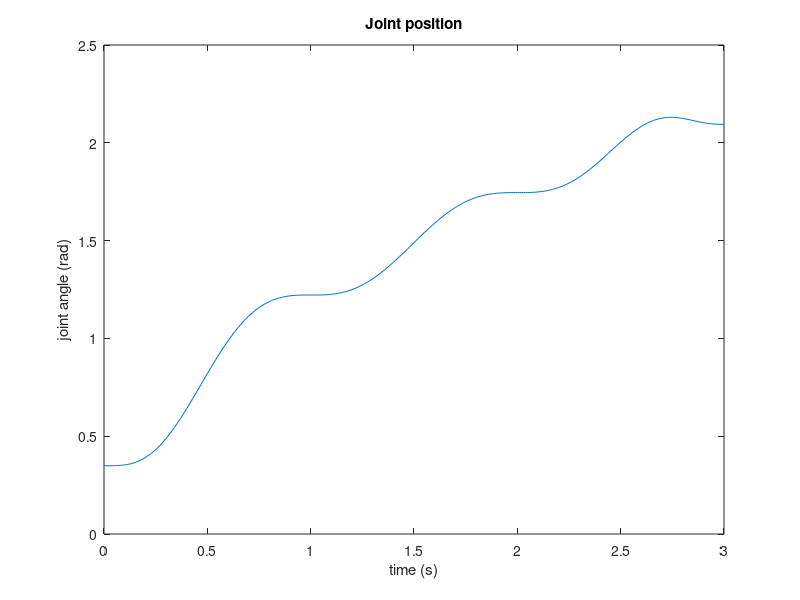
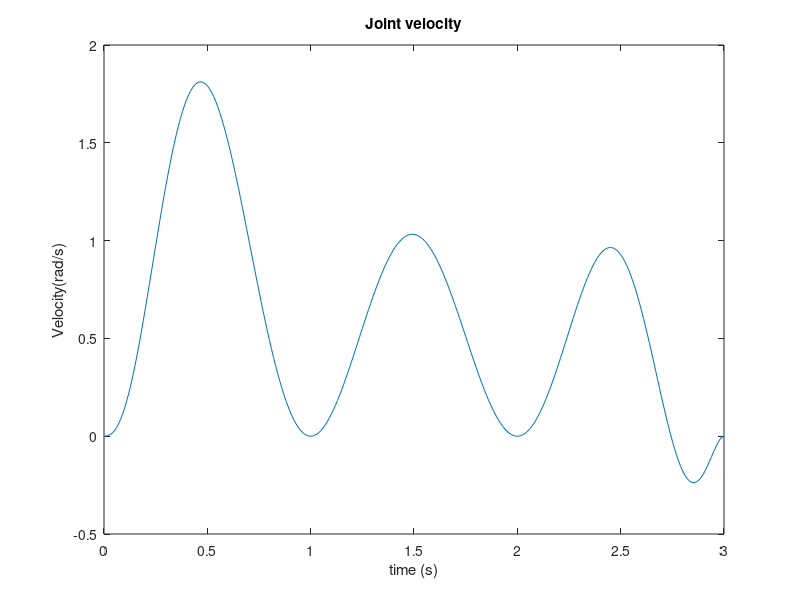
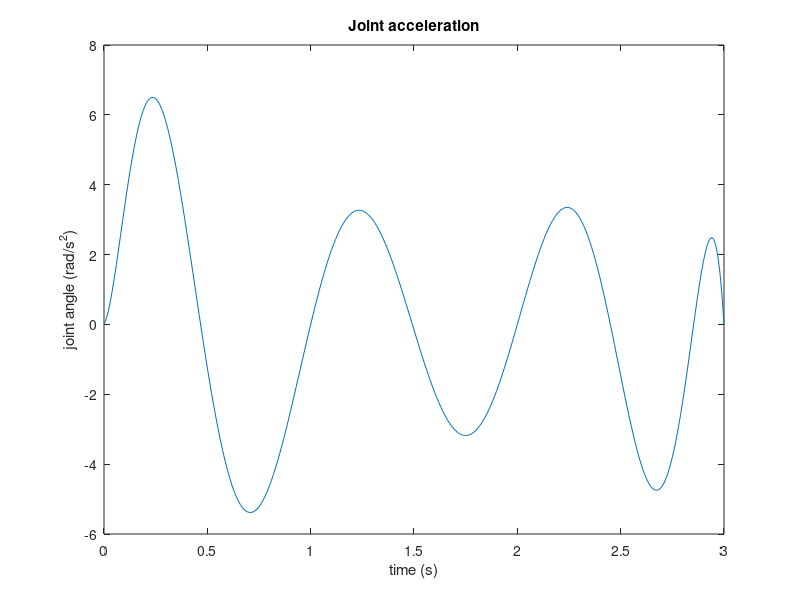

Write the MATLAB code that produced these figures, in order.
%%
% Nathaniel Goldfarb
% RBE501
% HW4


%% Problem 1
% To make a trajectory to get to the three location, three seperate
% polynomals have to be made. 
% 1. q0->q1
% 2. q1->q2
% 3. q2->q3
%
% This problem can be solved using matrix and inverting them
% There are 12 constraints so a 11th order polynomial is need (12-1) = 11
% first the positions are goint to be converted  
format long
p0 = 20*(pi/180);
p1 = 70*(pi/180);
p2 = 100*(pi/180);
p3 = 120*(pi/180);
dt = 1;
t1 = 0;
t2 = t1+dt;
t3 = t2+dt;
t4 = t3+dt;

% set up the matrix
A = [ 1, t1, t1^2, t1^3, t1^4, t1^5, t1^6, t1^7,t1^8,t1^9, t1^10,t1^11;...
      0,  1, 2*t1, 3*t1^2, 4*t1^3, 5*t1^4, 6*t1^5, 7*t1^6, 8*t1^7, 9*t1^8, 10*t1^9,11*t1^10;...
      0,  0, 2, 6*t1, 12*t1^2, 20*t1^3, 30*t1^4, 42*t1^5, 56*t1^6, 72*t1^7, 90*t1^8,110*t1^9;...
     
      1, t2, t2^2, t2^3, t2^4, t2^5, t2^6, t2^7,t2^8,t2^9, t2^10,t2^11;...
      0,  1, 2*t2, 3*t2^2, 4*t2^3, 5*t2^4, 6*t2^5, 7*t2^6, 8*t2^7, 9*t2^8, 10*t2^9,11*t2^10;...
      0,  0, 2, 6*t2, 12*t2^2, 20*t2^3, 30*t2^4, 42*t2^5, 56*t2^6, 72*t2^7, 90*t2^8,110*t2^9;...
      
      1, t3, t3^2, t3^3, t3^4, t3^5, t3^6, t3^7,t3^8,t3^9, t3^10,t3^11;...
      0,  1, 2*t3, 3*t3^2, 4*t3^3, 5*t3^4, 6*t3^5, 7*t3^6, 8*t3^7, 9*t3^8, 10*t3^9,11*t3^10;...
      0,  0, 2, 6*t3, 12*t3^2, 20*t3^3, 30*t3^4, 42*t3^5, 56*t3^6, 72*t3^7, 90*t3^8,110*t3^9;...
      
      1, t4, t4^2, t4^3, t4^4, t4^5, t4^6, t4^7,t4^8,t4^9, t4^10,t4^11;...
      0,  1, 2*t4, 3*t4^2, 4*t4^3, 5*t4^4, 6*t4^5, 7*t4^6, 8*t4^7, 9*t4^8, 10*t4^9,11*t4^10;...
      0,  0, 2, 6*t4, 12*t4^2, 20*t4^3, 30*t4^4, 42*t4^5, 56*t4^6, 72*t4^7, 90*t4^8,110*t4^9]

B = [p0;0;0;p1;0;0;p2;0;0;p3;0;0];
% solve
x = A\B
time = 0:.01:3;
coef = fliplr(x');
y_list = polyval(coef, time);
plot(time,y_list);
xlabel('time (s)');
ylabel('joint angle (rad)');
title('Joint position')
%%
coef_v = coef(1:end-1).*[ 11,10,9,8,7,6,5,4,3,2,1];
coef_a = coef_v(1:end-1).*[ 10,9,8,7,6,5,4,3,2,1];
%%
figure(2)
y_list = polyval(coef_v, time);
plot(time,y_list);
xlabel('time (s)');
ylabel('Velocity(rad/s)');
title('Joint velocity')
%%
figure(3)
y_list = polyval(coef_a, time);
plot(time,y_list);
xlabel('time (s)');
ylabel('joint angle (rad/s^2)');
title('Joint acceleration')
%%


